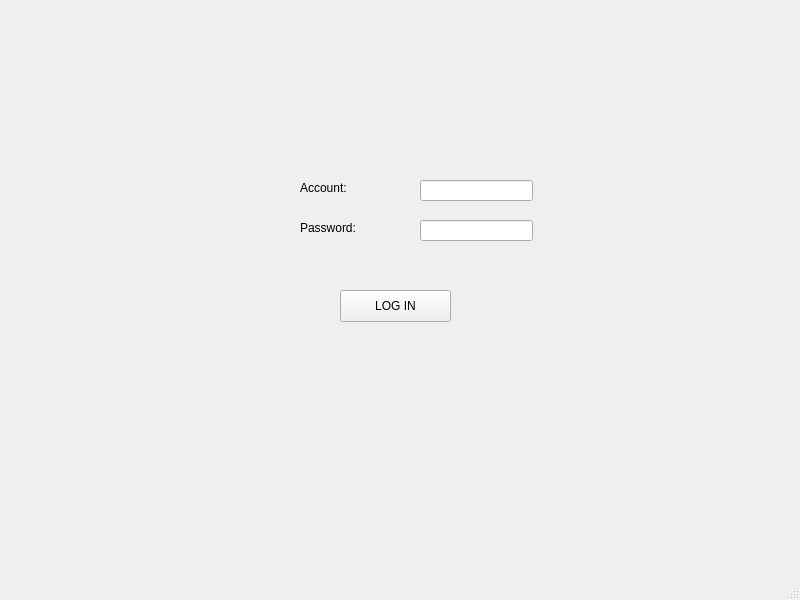
<?xml version="1.0" encoding="UTF-8"?>
<ui version="4.0">
 <class>MainWindow</class>
 <widget class="QMainWindow" name="MainWindow">
  <property name="geometry">
   <rect>
    <x>0</x>
    <y>0</y>
    <width>800</width>
    <height>600</height>
   </rect>
  </property>
  <property name="windowTitle">
   <string>MainWindow</string>
  </property>
  <widget class="QWidget" name="centralwidget">
   <widget class="QPushButton" name="login">
    <property name="geometry">
     <rect>
      <x>340</x>
      <y>290</y>
      <width>111</width>
      <height>32</height>
     </rect>
    </property>
    <property name="text">
     <string>LOG IN</string>
    </property>
   </widget>
   <widget class="QLineEdit" name="account">
    <property name="geometry">
     <rect>
      <x>420</x>
      <y>180</y>
      <width>113</width>
      <height>21</height>
     </rect>
    </property>
   </widget>
   <widget class="QLineEdit" name="password">
    <property name="geometry">
     <rect>
      <x>420</x>
      <y>220</y>
      <width>113</width>
      <height>21</height>
     </rect>
    </property>
   </widget>
   <widget class="QLabel" name="label">
    <property name="geometry">
     <rect>
      <x>300</x>
      <y>180</y>
      <width>57</width>
      <height>16</height>
     </rect>
    </property>
    <property name="text">
     <string>Account:</string>
    </property>
   </widget>
   <widget class="QLabel" name="label_2">
    <property name="geometry">
     <rect>
      <x>300</x>
      <y>220</y>
      <width>71</width>
      <height>16</height>
     </rect>
    </property>
    <property name="text">
     <string>Password:</string>
    </property>
   </widget>
  </widget>
  <widget class="QMenuBar" name="menubar">
   <property name="geometry">
    <rect>
     <x>0</x>
     <y>0</y>
     <width>800</width>
     <height>22</height>
    </rect>
   </property>
  </widget>
  <widget class="QStatusBar" name="statusbar"/>
 </widget>
 <resources/>
 <connections/>
</ui>
